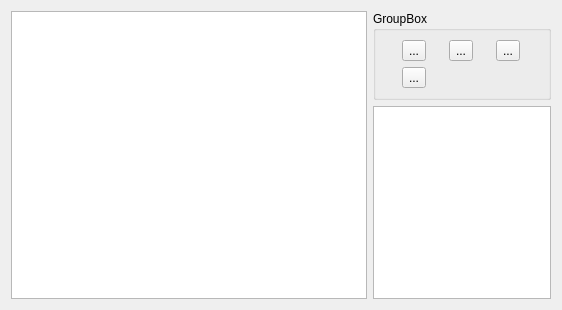
<?xml version="1.0" encoding="UTF-8"?>
<ui version="4.0">
 <class>EDCWidget</class>
 <widget class="QWidget" name="EDCWidget">
  <property name="geometry">
   <rect>
    <x>0</x>
    <y>0</y>
    <width>562</width>
    <height>310</height>
   </rect>
  </property>
  <property name="windowTitle">
   <string>Form</string>
  </property>
  <layout class="QGridLayout" name="gridLayout_2">
   <item row="0" column="0" rowspan="2">
    <widget class="QGraphicsView" name="graphicsView">
     <property name="sizePolicy">
      <sizepolicy hsizetype="Expanding" vsizetype="Expanding">
       <horstretch>2</horstretch>
       <verstretch>0</verstretch>
      </sizepolicy>
     </property>
    </widget>
   </item>
   <item row="0" column="1">
    <widget class="QGroupBox" name="groupBox">
     <property name="title">
      <string>GroupBox</string>
     </property>
     <layout class="QGridLayout" name="gridLayout">
      <item row="0" column="0">
       <widget class="QToolButton" name="btn1">
        <property name="text">
         <string>...</string>
        </property>
       </widget>
      </item>
      <item row="0" column="1">
       <widget class="QToolButton" name="toolButton_2">
        <property name="text">
         <string>...</string>
        </property>
       </widget>
      </item>
      <item row="0" column="2">
       <widget class="QToolButton" name="toolButton_3">
        <property name="text">
         <string>...</string>
        </property>
       </widget>
      </item>
      <item row="1" column="0">
       <widget class="QToolButton" name="toolButton_4">
        <property name="text">
         <string>...</string>
        </property>
       </widget>
      </item>
     </layout>
    </widget>
   </item>
   <item row="1" column="1">
    <widget class="QTableWidget" name="tableWidget">
     <property name="sizePolicy">
      <sizepolicy hsizetype="Expanding" vsizetype="Expanding">
       <horstretch>1</horstretch>
       <verstretch>0</verstretch>
      </sizepolicy>
     </property>
    </widget>
   </item>
  </layout>
 </widget>
 <resources/>
 <connections/>
</ui>
